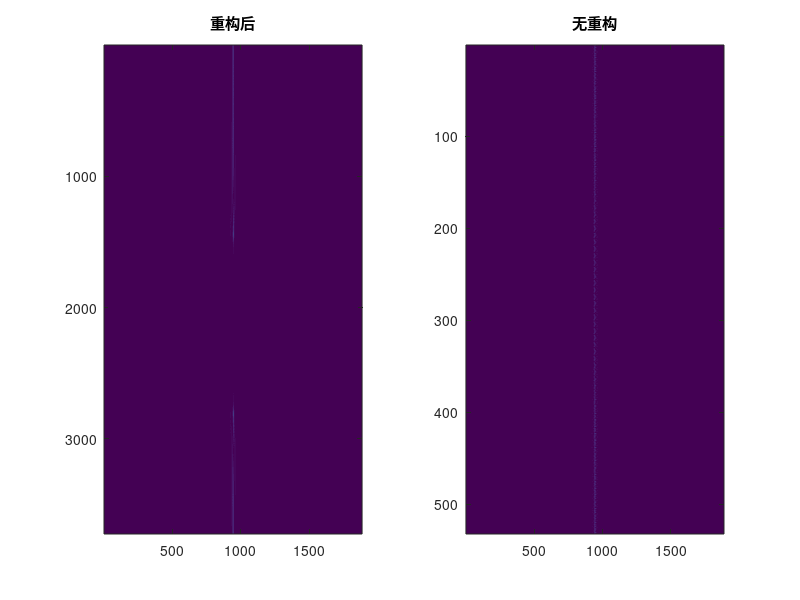

The MATLAB script that drew this image: (Note: this script raises an error after producing the figure.)
clear; clc;

%% 参数

% 轨道参数
c = 299792458;
H = 580e3;
incidence = deg2rad((34.9+41.9)/2);
% incidence = phi;
R_eta_c = H/cos(incidence);
EarthRadius = 6.37e6; % 地球半径6371km
% phi = asin(EarthRadius*sin(incidence)/(EarthRadius+H));
phi = incidence;
R0 = H/cos(incidence);
theta_rc = acos(R0/R_eta_c);

% 卫星参数
Vs = 7560;
Vg = Vs*EarthRadius/(EarthRadius+H);
Vr = sqrt(Vs*Vg);
daz_rx = 1.6;
Naz = 7;
daz_tx = 2;

% 距离向
f0 = 5.4e10;
lambda = c/f0;
Tr = 5e-6; % 占空比为1.5%
Br = 262e6;
Kr = Br/Tr; 
Fr = 1.2*Br;
Nr = ceil(1.2*Fr*Tr);

% 方位向
B_dop = 0.886*2*Vs*cos(theta_rc)/daz_rx;
Fa = 1350; % PRF
Ta = 0.886*R_eta_c*lambda/(daz_rx*Vg*cos(theta_rc));
Na = ceil(1.2*Fa*Ta);
fnc = 2*Vr*sin(theta_rc)/lambda;
eta_c = -R0*tan(theta_rc)/Vr;

tau = 2*R_eta_c/c + (-Nr/2:Nr/2-1)*(1/Fr);
eta = eta_c+(-Na/2:Na/2-1)*(1/Fa);

f_tau = fftshift((-Nr/2:Nr/2-1)*(Fr/Nr));
f_eta = fnc + fftshift((-Na/2:Na/2-1)*(Fa/Na));

[mat_tau, mat_eta] = meshgrid(tau, eta);
[mat_f_tau, mat_f_eta] = meshgrid(f_tau, f_eta);


%% 生成
point = [0,0];
S_echo = zeros(Naz, Na, Nr);
for i = 1:Naz
    ant_dx = (i-1)*daz_rx;

    R_point = sqrt((R0*sin(phi)+point(1))^2+H^2);
    point_eta_c = (point(2) - R_point*tan(theta_rc))/Vr;
    R_eta_tx = sqrt(R_point^2+(Vr*mat_eta - point(2)).^2);

    mat_eta_rx = mat_eta + ant_dx/Vs;
    R_eta_rx = sqrt(R_point^2+(Vr*mat_eta_rx - point(2)).^2);

    Wr = (abs(mat_tau - (R_eta_tx+R_eta_rx)/c) < Tr/2);
    Wa = (daz_rx*atan(Vg * (mat_eta - point_eta_c) ./ (R0 * sin(phi) + point(1)) / lambda).^2) <= Ta / 2;

    % 多孔径信号的相位，小斜视角近似
    echo_phase_azimuth = exp(-1j*2*pi*f0*(R_eta_rx+R_eta_tx)/c);
    echo_phase_range = exp(1j*pi*Kr*(mat_tau-(R_eta_tx+R_eta_tx)/c).^2);
    S_echo(i,:,:) = Wr.*Wa.*echo_phase_range.*echo_phase_azimuth;
end


%% 成像处理

% 计算重构系数,不同孔径的重构滤波器不一样
P = zeros(Naz, Naz, Na);
H = zeros(Naz, Naz, Na);
prf = Fa;

for k = 1:Naz
    for n = 1:Naz
        % H(k, n, :) = exp(-1j*pi*(Vg/Vs)*((n-1)*daz_rx)^2/(2*lambda*R_point) - 1j*pi*((n-1)*daz_rx)/Vs*(f_eta+(k-1)*prf));
        H(k, n, :) = exp(-1j*pi*((n-1)*daz_rx)/Vs*(f_eta+(k-1)*prf));
    end
end
for j = 1:Na
    H_matrix = squeeze(H(:, :, j));
    tmp = inv(H_matrix);
    % tmp = tmp/(det(tmp)^(1/Naz));
    P(:, :, j) = tmp;
end

% 距离压缩，RCMC
S_r_compress = zeros(Naz, Na, Nr);
for i = 1:Naz
    echo = squeeze(S_echo(i,:,:));
    Hr = (abs(mat_f_tau)<=Br/2).*exp(1j*pi*mat_f_tau.^2/Kr);
    S1_ftau_eta = fft(echo, Nr, 2);
    S1_ftau_eta = S1_ftau_eta.*Hr;
    S1_tau_eta = ifft(S1_ftau_eta, Nr, 2);
    S2_tau_feta = fft(S1_tau_eta, Na, 1);
    S_r_compress(i,:,:) = S2_tau_feta;
end


% 重构

% 需要升采样
uprate = Naz;
f_eta_upsample = fnc + fftshift((-Na*uprate/2:Na*uprate/2-1)*(Fa/Na));
t_eta_upsample = eta_c + (-Na*uprate/2:Na*uprate/2-1)*(1/(Fa*uprate));

[mat_tau_upsample, mat_eta_upsample] = meshgrid(tau, t_eta_upsample);
[mat_f_tau_upsample, mat_f_eta_upsample] = meshgrid(f_tau, f_eta_upsample);

% 计算子带
out_band = zeros(Naz, Na, Nr);
S_out = zeros(Na*uprate, Nr);
for i = 1:Na
    aperture =squeeze(S_r_compress(:, i, :));
    P_aperture = squeeze(P(:,:,i))';
    tmp = P_aperture*aperture;
    for j = 1:Naz
        out_band(j, i, :) = tmp(j, :);
    end
end

for j = 1:Naz
    % 注意多普勒频率是先正后负的（与速度正相关，靠近为正，远离为负，最短斜距处相对速度最大），
    % 中心频段在最开始。重构后的子带也是这样，需要先把中心频段搬移到中间
    S_out((j-1)*Na+1:j*Na, :) = fftshift(squeeze(out_band(j, :, :)), 1); 
end

% S_ref = zeros(Na*uprate, Nr);
% for j = 1:Naz
%     S_ref((j-1)*Na+1:j*Na, :) = S_tau_feta_rcmc(j, :, :);
% end
S_ref = squeeze(S_r_compress(1, :, :));

figure("name", "rcmc后对比");
subplot(1,2,1);
imagesc(abs(S_out));
title("重构后");

subplot(1,2,2);
imagesc(abs(S_ref));
title("无重构");


delta_R = lambda^2*R_point*mat_f_eta_upsample.^2/(8*Vr^2);
G_rcmc = exp(1j*4*pi*mat_f_tau_upsample.*delta_R/c);
S3_ftau_feta = fft(S_out, Nr, 2);
S3_ftau_feta = S3_ftau_feta.*G_rcmc;
S3_tau_feta_rcmc = ifft(S3_ftau_feta, Nr, 2);

% 方位压缩
mat_R_upsample = mat_tau_upsample*c*cos(theta_rc)/2;
Ka_upsample = 2*Vr^2*cos(theta_rc)^2./(lambda*mat_R_upsample);
Ha_upsample = exp(-1j*pi*mat_f_eta_upsample.^2./Ka_upsample);
Offset_upsample = exp(-1j*2*pi*mat_f_eta_upsample.*eta_c);
out = S3_tau_feta_rcmc.*Ha_upsample.*Offset_upsample;
out = fft(out, Na*uprate, 1);

% 参考方位压缩
delta_R = lambda^2*R_point*mat_f_eta.^2/(8*Vr^2);
G_rcmc = exp(1j*4*pi*mat_f_tau.*delta_R/c);
S3_ftau_feta = fft(S_ref, Nr, 2);
S3_ftau_feta = S3_ftau_feta.*G_rcmc;
S3_tau_feta_rcmc = ifft(S3_ftau_feta, Nr, 2);

mat_R = mat_tau*c*cos(theta_rc)/2; % 压至零多普勒
Ka = 2*Vr^2*cos(theta_rc)^2./(lambda*mat_R);
Ha = exp(-1j*pi*mat_f_eta.^2./Ka);
Offset = exp(-1j*2*pi*mat_f_eta.*eta_c);

out_ref = S3_tau_feta_rcmc.*Ha.*Offset;
out_ref = fft(out_ref, Na, 1);


% 显示

figure("name", "成像结果");
subplot(1,2,1);
imagesc(abs(out));
title("重构后成像结果");

subplot(1,2,2);
imagesc(abs(out_ref));
title("无重构成像结果")

[~, r_f_pos] = max(max(abs(S_out), [], 1));
[~, r_pos] = max(max(abs(out), [], 1));

out_f_eta = S_out(:, r_f_pos);
out_eta = out(:, r_pos);
[max_out_eta,a_pos] = max(abs(out_eta));



figure("name", "重构后的切片");
subplot(1,2,1);
plot(f_eta_upsample, abs(out_f_eta));
title("频率切片");

subplot(1,2,2);
plot(t_eta_upsample, 10*log10(abs(out_eta)));
title("成像切片");

[~, r_f_pos_ref] = max(max(abs(S_ref), [], 1));
[~, r_pos_ref] = max(max(abs(out_ref), [], 1));

ref_f_eta = S_ref(:, r_f_pos_ref);
ref_eta = out_ref(:, r_pos_ref);

figure("name", "未重构的切片");
subplot(1,2,1);
plot(f_eta, abs(ref_f_eta));
title("频率切片");

subplot(1,2,2);
plot(eta, abs(ref_eta));
title("成像切片");

figure("name", "各子带频谱");
for i = 1:Naz
    plot(f_eta_upsample((i-1)*Na+1:i*Na), fftshift(abs(out_band(i, :, r_f_pos))), "DisplayName", sprintf("子带%d", i));
    hold on;
end
hold off;
legend('show');
